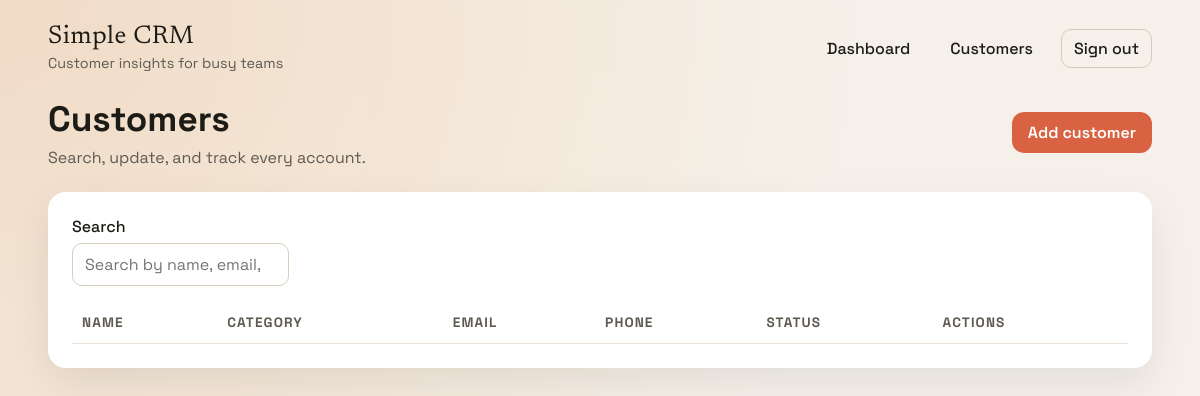
/customers (signed in), run on an earlier commit of the app's database.
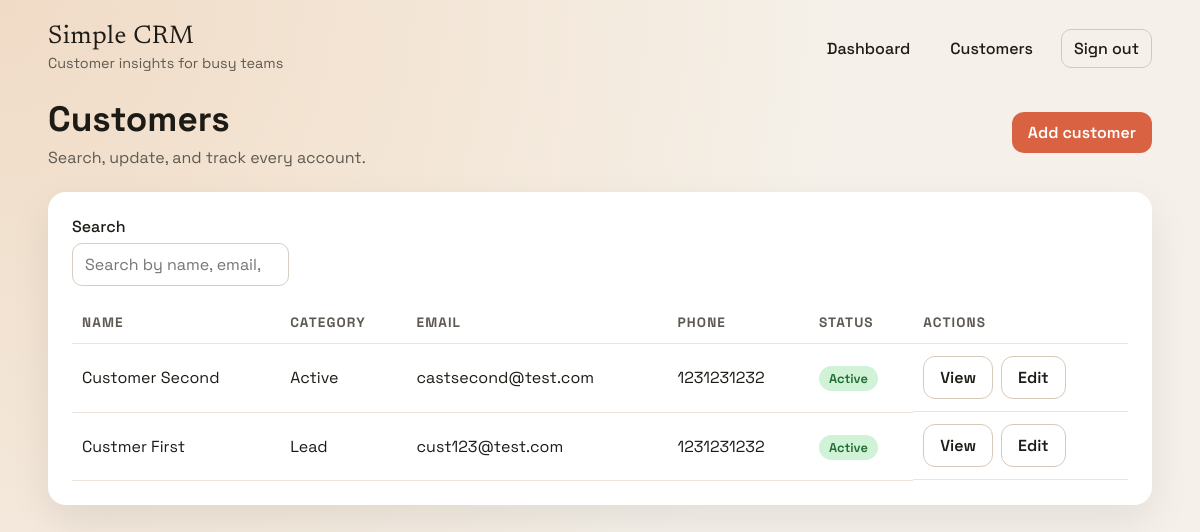
And on a later commit of the database.
### app/models.py (models this page shows)
class Customer(db.Model):
    id = db.Column(db.Integer, primary_key=True)
    name = db.Column(db.String(150), nullable=False)
    email = db.Column(db.String(150))
    phone = db.Column(db.String(50))
    category = db.Column(db.String(20), nullable=False)
    active = db.Column(db.Boolean, default=True)
    created_at = db.Column(db.DateTime, default=datetime.utcnow)
    created_by_id = db.Column(db.Integer, db.ForeignKey("user.id"))
    created_by = db.relationship("User", back_populates="customers")
    interactions = db.relationship(
        "Interaction", back_populates="customer", cascade="all, delete-orphan"
    )

### app/routes.py (the view)
@web_bp.route("/customers")
@login_required
def customers():
    query = Customer.query
    if current_user.role == ROLE_EMPLOYEE:
        query = query.filter_by(created_by_id=current_user.id)
    customers_list = query.order_by(Customer.created_at.desc()).all()
    return render_template(
        "customers.html",
        customers=customers_list,
        categories=CUSTOMER_CATEGORIES,
    )

### app/__init__.py (called while the page is built)
@login_manager.user_loader
def load_user(user_id):
    from .models import User
    return User.query.get(int(user_id))

### app/templates/customers.html
{% extends 'base.html' %}
{% block content %}
<section class="page-header">
  <div>
    <h1>Customers</h1>
    <p class="muted">Search, update, and track every account.</p>
  </div>
  <a class="primary" href="{{ url_for('web.customer_new') }}">Add customer</a>
</section>
<section class="panel">
  <div class="filter-bar">
    <label>
      <span>Search</span>
      <input type="search" placeholder="Search by name, email, phone" data-table-filter>
    </label>
  </div>
  <div class="table-wrap">
    <table class="table" data-filter-table>
      <thead>
        <tr>
          <th scope="col">Name</th>
          <th scope="col">Category</th>
          <th scope="col">Email</th>
          <th scope="col">Phone</th>
          <th scope="col">Status</th>
          <th scope="col">Actions</th>
        </tr>
      </thead>
      <tbody>
        {% for customer in customers %}
          <tr>
            <td>{{ customer.name }}</td>
            <td>{{ customer.category }}</td>
            <td>{{ customer.email or '-' }}</td>
            <td>{{ customer.phone or '-' }}</td>
            <td>
              {% if customer.active %}
                <span class="status active">Active</span>
              {% else %}
                <span class="status inactive">Disabled</span>
              {% endif %}
            </td>
            <td class="row-actions">
              <a class="ghost" href="{{ url_for('web.customer_detail', customer_id=customer.id) }}">View</a>
              <a class="ghost" href="{{ url_for('web.customer_edit', customer_id=customer.id) }}">Edit</a>
            </td>
          </tr>
        {% endfor %}
      </tbody>
    </table>
  </div>
</section>
{% endblock %}

What changed in the data, as far as the page shows it:
added Customer: name "Customer Second", category "Active", email "castsecond@test.com", phone "1231231232", active "Active"
added Customer: name "Custmer First", category "Lead", email "cust123@test.com", phone "1231231232", active "Active"
